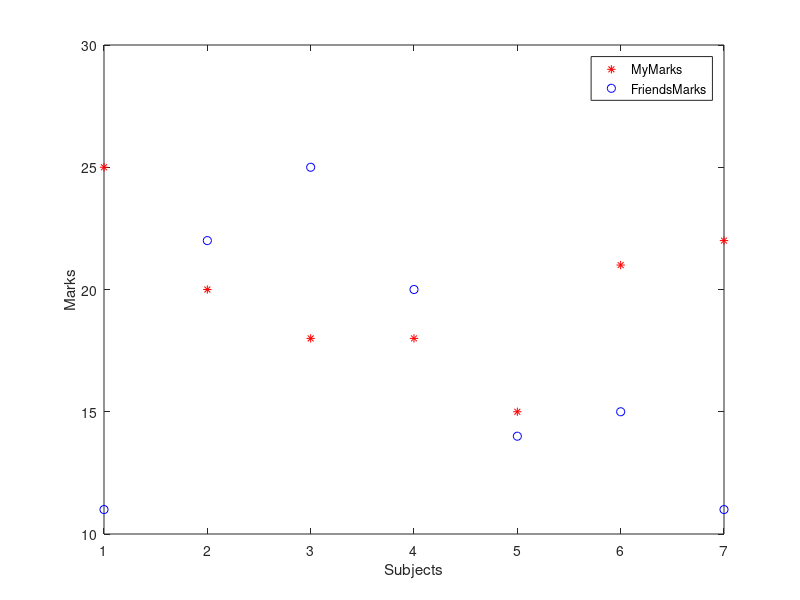

Write the MATLAB code that produced this figure.
close all;
Subjects=[1 2 3 4 5 6 7];
MyMarks=[25 20 18 18 15 21 22];
FriendsMarks=[11 22 25 20 14 15 11];
plot(Subjects, MyMarks, "r*");
hold on;
plot(Subjects, FriendsMarks, "bo");
xlabel('Subjects');
ylabel('Marks');
legend('MyMarks', 'FriendsMarks');

